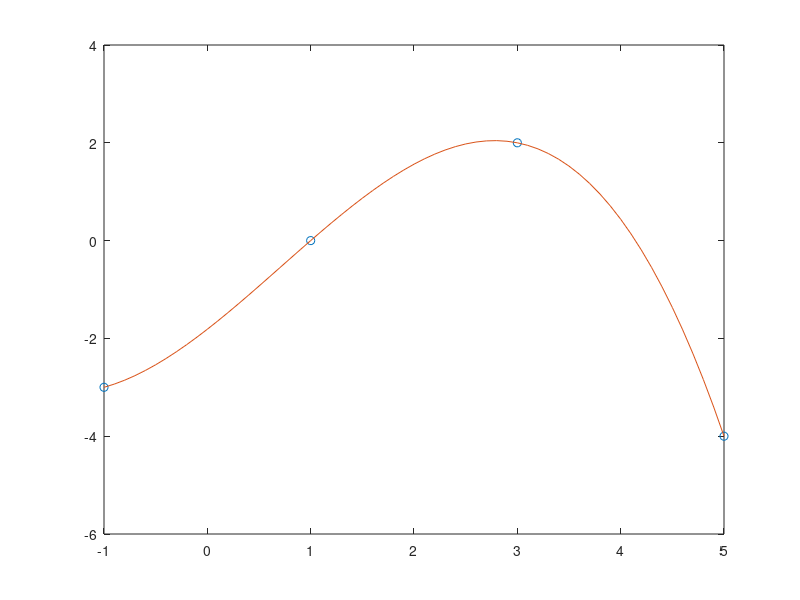

MATLAB code to generate this figure:
%interpolation with cubic spline
clc
x=[-1;1;3;5];
y=[-3;0;2;-4];
xx=-1:0.1:5;
yy=spline(x,y,xx);
plot(x,y,'o',xx,yy)
interp1(x,y,4,'spline')